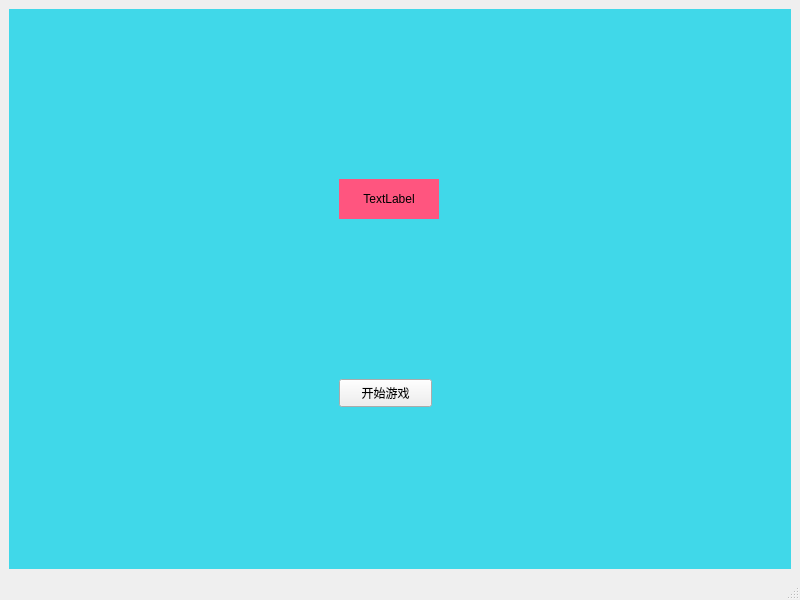
<?xml version="1.0" encoding="UTF-8"?>
<ui version="4.0">
 <class>MainWindow</class>
 <widget class="QMainWindow" name="MainWindow">
  <property name="geometry">
   <rect>
    <x>0</x>
    <y>0</y>
    <width>800</width>
    <height>600</height>
   </rect>
  </property>
  <property name="minimumSize">
   <size>
    <width>400</width>
    <height>300</height>
   </size>
  </property>
  <property name="maximumSize">
   <size>
    <width>800</width>
    <height>600</height>
   </size>
  </property>
  <property name="windowTitle">
   <string>MainWindow</string>
  </property>
  <widget class="QWidget" name="centralwidget">
   <layout class="QVBoxLayout" name="verticalLayout">
    <item>
     <widget class="QWidget" name="menuArea" native="true">
      <property name="minimumSize">
       <size>
        <width>0</width>
        <height>200</height>
       </size>
      </property>
      <property name="styleSheet">
       <string notr="true">QWidget#menuArea {
background-color: #40d8e9;
}
</string>
      </property>
      <widget class="QPushButton" name="startGameBtn">
       <property name="geometry">
        <rect>
         <x>330</x>
         <y>370</y>
         <width>93</width>
         <height>28</height>
        </rect>
       </property>
       <property name="text">
        <string>开始游戏</string>
       </property>
      </widget>
      <widget class="QLabel" name="title">
       <property name="geometry">
        <rect>
         <x>330</x>
         <y>170</y>
         <width>100</width>
         <height>40</height>
        </rect>
       </property>
       <property name="styleSheet">
        <string notr="true">QWidget#title {
background-color: #ff557f;
}</string>
       </property>
       <property name="text">
        <string>TextLabel</string>
       </property>
       <property name="alignment">
        <set>Qt::AlignmentFlag::AlignCenter</set>
       </property>
      </widget>
     </widget>
    </item>
   </layout>
  </widget>
  <widget class="QMenuBar" name="menubar">
   <property name="geometry">
    <rect>
     <x>0</x>
     <y>0</y>
     <width>800</width>
     <height>25</height>
    </rect>
   </property>
  </widget>
  <widget class="QStatusBar" name="statusbar"/>
 </widget>
 <resources/>
 <connections/>
</ui>
